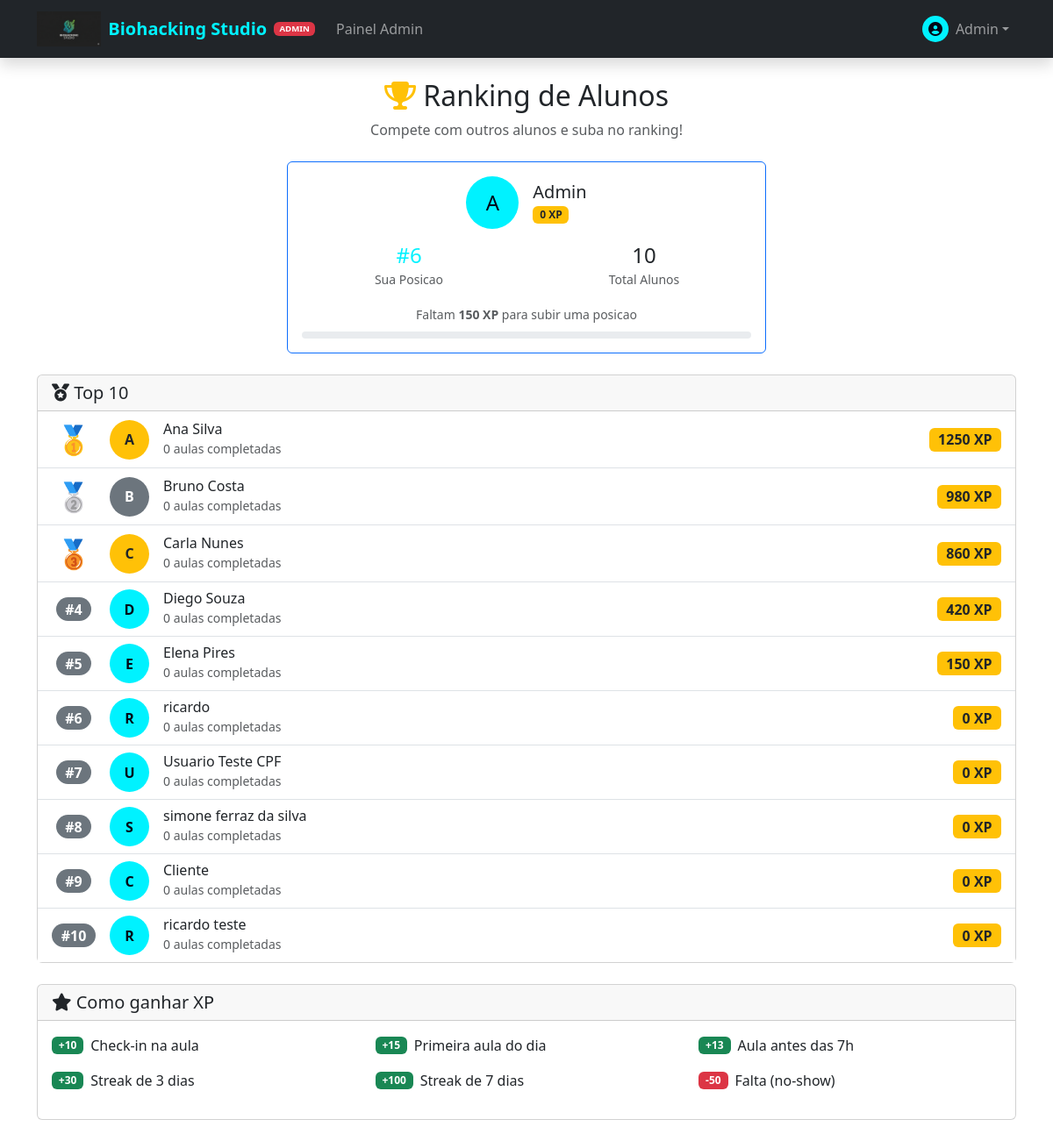
/student/ranking (signed in), run on an earlier commit of the app's database.
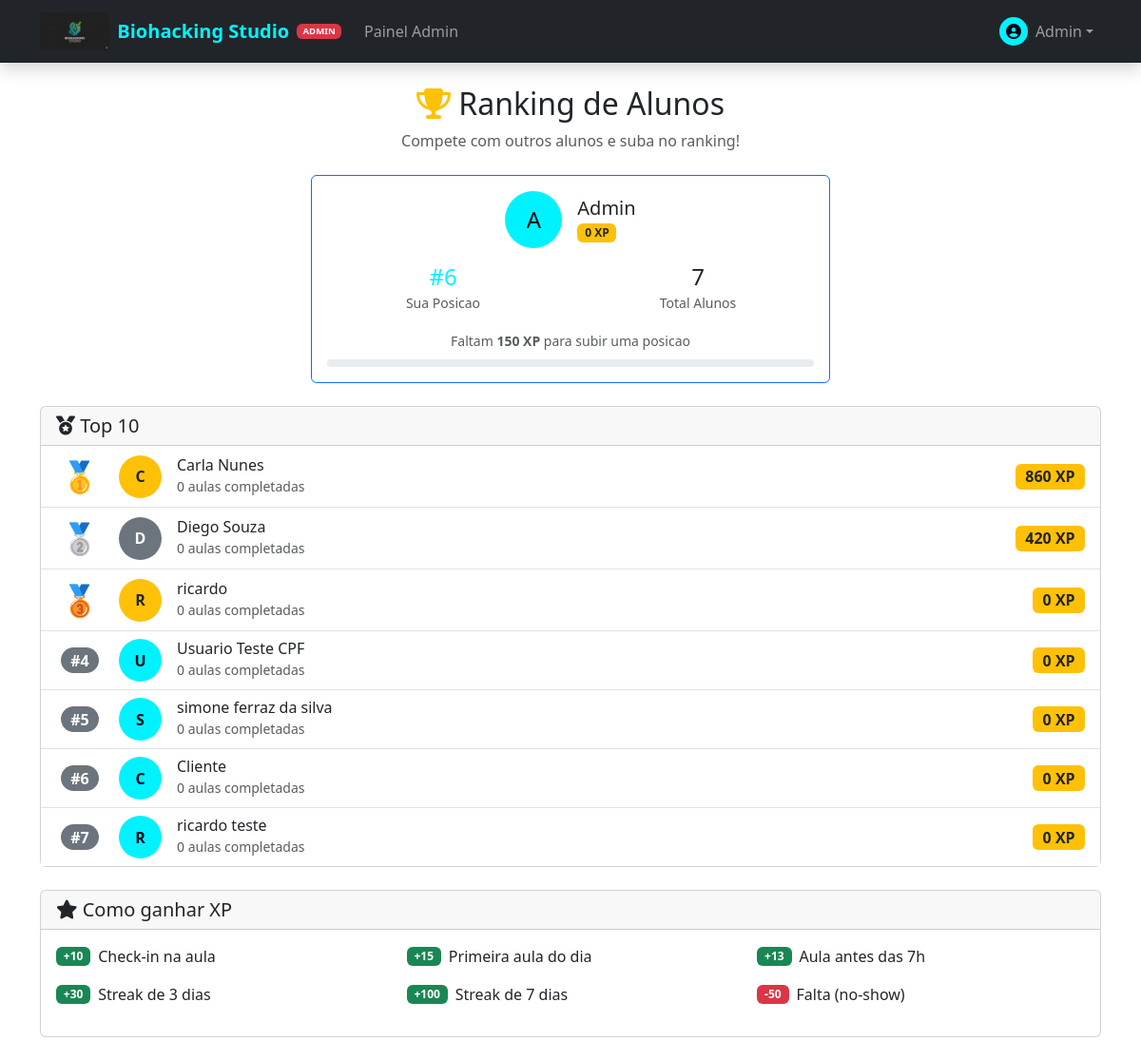
And on a later commit of the database.
### app/models/user.py (models this page shows, shortened)
class User(UserMixin, db.Model):
    __tablename__ = 'users'
    id = db.Column(db.Integer, primary_key=True)
    name = db.Column(db.String(100), nullable=False)
    email = db.Column(db.String(120), unique=True, nullable=False)
    phone = db.Column(db.String(20), nullable=False)
    password_hash = db.Column(db.String(256), nullable=False)
    cpf = db.Column(db.String(14), nullable=True)  # Formato: 123.456.789-00
    gender = db.Column(db.Enum(Gender), nullable=True)
    role = db.Column(db.String(20), default='student')
    xp = db.Column(db.Integer, default=0)  # XP total historico (para ranking)
    level = db.Column(db.Integer, default=1)
    xp_available = db.Column(db.Integer, default=0)  # XP disponivel para conversao (janela 3 meses)
    credits_balance = db.Column(db.Integer, default=0)  # Total de creditos ativos (wallets)
    face_encoding = db.Column(db.LargeBinary, nullable=True)
    face_encoding_version = db.Column(db.String(10), default='v1')
    face_registered_at = db.Column(db.DateTime, nullable=True)
    face_last_recognized = db.Column(db.DateTime, nullable=True)
    face_confidence_threshold = db.Column(db.Float, default=0.6)
    photo_url = db.Column(db.String(255))
    referral_code = db.Column(db.String(12), unique=True, nullable=True)
    professional_type = db.Column(db.Enum(ProfessionalType), nullable=True)
    base_commission_rate = db.Column(db.Numeric(5, 2), nullable=True)
    is_active = db.Column(db.Boolean, default=True)
    created_at = db.Column(db.DateTime, default=datetime.utcnow)
    updated_at = db.Column(db.DateTime, default=datetime.utcnow, onupdate=datetime.utcnow)
    last_login = db.Column(db.DateTime)
    @property
    def is_admin(self):
        return self.role == 'admin'
    @property
    def is_student(self):
        return self.role == 'student'

### app/routes/student.py (the view)
@student_bp.route('/ranking')
@login_required
def ranking():
    top_users = User.query.filter_by(
        role='student',
        is_active=True
    ).order_by(User.xp.desc()).limit(10).all()
    user_rank = db.session.query(
        func.count(User.id)
    ).filter(
        User.role == 'student',
        User.xp > current_user.xp
    ).scalar() + 1
    next_user = User.query.filter(
        User.role == 'student',
        User.xp > current_user.xp
    ).order_by(User.xp).first()
    xp_to_next = (next_user.xp - current_user.xp) if next_user else 0
    total_students = User.query.filter_by(role='student', is_active=True).count()
    return render_template('student/ranking.html',
        top_users=top_users,
        user_rank=user_rank,
        xp_to_next=xp_to_next,
        total_students=total_students
    )

### app/models/notification.py (called while the page is built)
    @classmethod
    def get_unread_count(cls, user_id):
        return cls.query.filter_by(user_id=user_id, is_read=False).count()

### app/templates/student/ranking.html (shortened to what the changed rows need)
{% extends "base.html" %}
{% block content %}
<div class="container py-4">
    <div class="text-center mb-4">
        <h2><i class="fas fa-trophy text-warning"></i> Ranking de Alunos</h2>
    </div>
    <div class="row justify-content-center mb-4">
        <div class="col-md-6">
            <div class="card border-primary">
                <div class="card-body text-center">
                    <div class="row text-center">
                        <div class="col-6">
                            <h4 class="mb-0">{{ total_students }}</h4>
                            <small class="text-muted">Total Alunos</small>
                        </div>
                    </div>
                </div>
            </div>
        </div>
    </div>
    <div class="card">
        <div class="card-body p-0">
            <div class="list-group list-group-flush">
                {% for user in top_users %}
                <div class="list-group-item d-flex align-items-center {% if user.id == current_user.id %}bg-light{% endif %}">
                    <div class="me-3 text-center" style="width: 50px;">
                        {% if loop.index == 1 %}
                        <span style="font-size: 2rem;">🥇</span>
                        {% elif loop.index == 2 %}
                        <span style="font-size: 2rem;">🥈</span>
                        {% elif loop.index == 3 %}
                        <span style="font-size: 2rem;">🥉</span>
                        {% else %}
                        <span class="badge bg-secondary rounded-pill" style="font-size: 1rem;">#{{ loop.index }}</span>
                        {% endif %}
                    </div>
                    <div class="rounded-circle d-flex align-items-center justify-content-center me-3
                                {% if loop.index == 1 %}bg-warning text-dark{% elif loop.index == 2 %}bg-secondary text-white{% elif loop.index == 3 %}bg-warning text-dark{% else %}bg-primary text-white{% endif %}"
                         style="width: 45px; height: 45px; font-weight: bold;">
                        {{ user.name[0].upper() }}
                    </div>
                    <div class="flex-grow-1">
                        <h6 class="mb-0">
                            {{ user.name }}
                        </h6>
                        <small class="text-muted">
                            {{ Booking.query.filter_by(user_id=user.id, status='completed').count() if Booking else 0 }} aulas completadas
                        </small>
                    </div>
                    <div class="text-end">
                        <span class="badge bg-warning text-dark" style="font-size: 1rem;">
                            {{ user.xp }} XP
                        </span>
                    </div>
                </div>
                {% endfor %}
            </div>
        </div>
    </div>
</div>
{% endblock %}

What changed in the data, as far as the page shows it:
no longer on this page (row edited): User: name "A", name "Ana Silva", query.filter_by "0", xp "1250"
no longer on this page (row edited): User: name "B", name "Bruno Costa", query.filter_by "0", xp "980"
no longer on this page (row edited): User: name "E", name "Elena Pires", query.filter_by "0", xp "150"
computed for User "Carla Nunes": text "🥉" → "🥇"
computed for User "Diego Souza": text "#" → "🥈"
computed for User "ricardo": text "#" → "🥉"
Also different on the page:
{{ total_students }}: "10" → "7"
